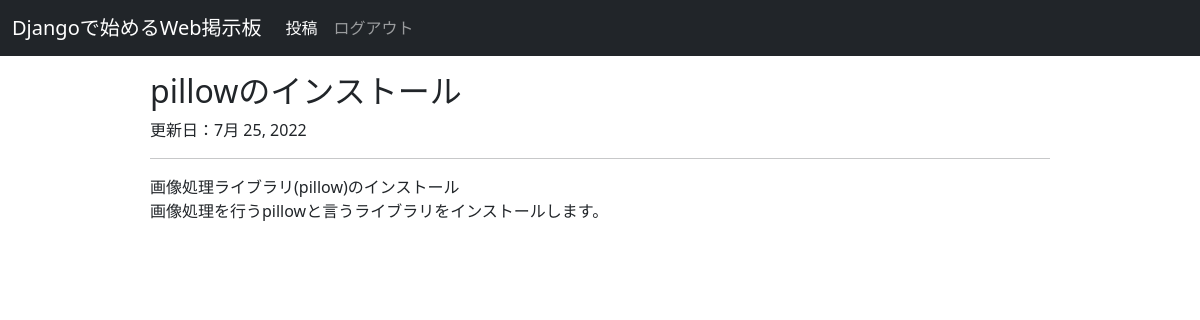
Screenshot of /detail/12/ with the database file from the repository.
### keijiapp/models.py (models this page shows, shortened)
class ThreadModel(models.Model):
    title = models.CharField(max_length=15)
    content = models.TextField()
    created_time = models.DateTimeField(help_text="作成日", auto_now_add=True)
    updated_time = models.DateTimeField(help_text="更新日", auto_now=True)

### keijiapp/views.py (the view)
# urls.py: path('detail/<int:pk>/', views.ThreadDetailView.as_view(), name='detail'),
class ThreadDetailView(DetailView):
    template_name = "keijiapp/detail.html"
    model = ThreadModel

### keijiapp/templates/keijiapp/detail.html (shortened to what this page needs)
{% extends 'keijiapp/base.html' %}
{% block content %}
    <div class="w-75 mt-3 mx-auto">
        <h2>{{ object.title }}</h2>
        <p>更新日：{{ object.updated_time | date }}</P>
        <hr>
        {% autoescape off %}
        <p>{{ object.content | linebreaksbr }}</P>
        {% endautoescape %}
    </div>
{% endblock %}

### rows the page displays
ThreadModel: title "pillowのインストール", updated_time "7月 25, 2022", content "画像処理ライブラリ(pillow)のインストール 画像処理を行うpillowと言うライブラリをインストールします。"
